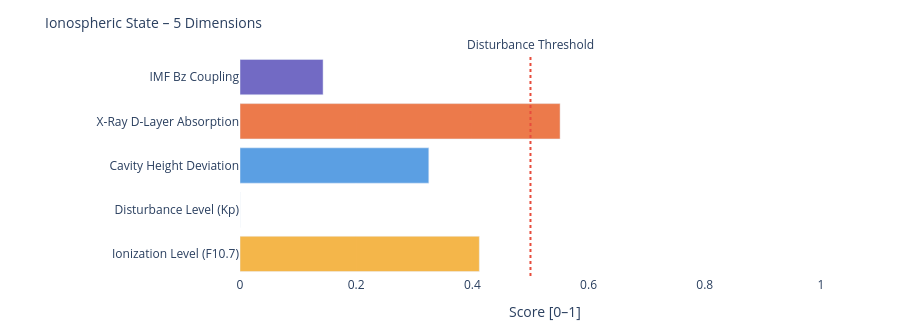

This figure's notebook cell:
### Markdown cell above
---
### 📐 Systemic Insight: Geometric Cavity vs. Real Schumann Resonance

**Relevant for:** Layer 6 = delta analysis &nbsp;|&nbsp; Layer 7 = feature vector / system interpretation

A cavity height change from 80 km to 70 km shifts the **idealized geometric frequencies** only minimally:

| Modus | Aktuell | Referenz | Δ |
|-------|---------|----------|---|
| SR-1 | 10.4762 Hz | 10.4599 Hz | +16 mHz |
| SR-2 | 18.1452 Hz | 18.1171 Hz | +28 mHz |
| SR-3 | 25.6612 Hz | 25.6215 Hz | +40 mHz |
| SR-4 | 33.1285 Hz | 33.0772 Hz | +51 mHz |

The geometric effect is limited because 10 km is very small compared to Earth's radius (~6371 km).

**Consequence:** Real Schumann deviations are likely driven more strongly by **conductivity, damping, day/night structure, lightning distribution and source geometry** than by pure cavity height.

---

**Layer 6 compares:**
```
geometric Δ from Layer 4  vs.  observed Δ from real Schumann measurement data
```

**Layer 7 Feature:**
```
If real Δ >> geometric Δ  →  non-geometric factors dominant
```

### Code cell
# ============================================================
# IONOSPHERIC STATE – Summary gauge
# Five dimensions: ionization, disturbance, cavity height, X-Ray, Bz coupling
# ============================================================

def norm(v, lo, hi):
    if v is None: return None
    return round(max(0.0, min(1.0, (v - lo) / (hi - lo))), 3)

# Ionization level (F10.7 → F2-Layer)
ioniz = norm(f107_val, 60, 250)

# Disturbance level (Kp → E/F-Layer irregularities)
disturb = norm(kp_val, 0, 9)

# Cavity height deviation from reference (80 km)
h_dev = norm(abs(h_eff - 80), 0, 20)

# X-Ray ionization (D-Layer absorption)
xray_ioniz = None
if xray_now is not None:
    xray_ioniz = norm(math.log10(max(xray_now, 1e-9)) + 9, 0, 5)

# Bz coupling (southward Bz → stronger magnetosphere-ionosphere coupling)
bz_coupling = norm(-(bz_now or 0), -5, 30) if bz_now is not None else None

dims = [
    ('Ionization Level (F10.7)',    ioniz,      '#F2A623'),
    ('Disturbance Level (Kp)',      disturb,    '#7F77DD'),
    ('Cavity Height Deviation',     h_dev,      '#378ADD'),
    ('X-Ray D-Layer Absorption',    xray_ioniz, '#E85D24'),
    ('IMF Bz Coupling',             bz_coupling,'#534AB7'),
]

fig = go.Figure()
for name, val, col in dims:
    if val is not None:
        h = int(val * 20)
        bar = '█' * h + '░' * (20 - h)
        label = f'{name}:  {bar}  {val:.3f}'
    else:
        label = f'{name}:  {"─" * 20}  n/a'
    fig.add_trace(go.Bar(
        x=[val if val is not None else 0],
        y=[name],
        orientation='h',
        marker_color=col, opacity=0.82,
        showlegend=False
    ))

fig.add_vline(x=0.5, line_dash='dot', line_color='#e74c3c',
              annotation_text='Disturbance Threshold', annotation_position='top')
fig.update_layout(
    title=dict(text='Ionospheric State – 5 Dimensions', font=dict(size=14)),
    xaxis=dict(title='Score [0–1]', range=[0, 1.05]),
    height=330, plot_bgcolor='rgba(0,0,0,0)', paper_bgcolor='rgba(0,0,0,0)',
    margin=dict(l=240, r=50, t=55, b=40)
)
fig.show()

print(f'\nIonospheric state:')
for name, val, _ in dims:
    print(f'  {name:<35} {val:.3f}' if val is not None else f'  {name:<35} n/a')

### Figure 1 — Plotly figure (JSON) as saved in the notebook; plotly's stock layout.template omitted (floating-point values rounded to 4 significant figures)
{"data": [{"marker": {"color": "#F2A623"}, "opacity": 0.82, "orientation": "h", "showlegend": false, "type": "bar", "x": [0.412], "y": ["Ionization Level (F10.7)"]}, {"marker": {"color": "#7F77DD"}, "opacity": 0.82, "orientation": "h", "showlegend": false, "type": "bar", "x": [0.0], "y": ["Disturbance Level (Kp)"]}, {"marker": {"color": "#378ADD"}, "opacity": 0.82, "orientation": "h", "showlegend": false, "type": "bar", "x": [0.325], "y": ["Cavity Height Deviation"]}, {"marker": {"color": "#E85D24"}, "opacity": 0.82, "orientation": "h", "showlegend": false, "type": "bar", "x": [0.551], "y": ["X-Ray D-Layer Absorption"]}, {"marker": {"color": "#534AB7"}, "opacity": 0.82, "orientation": "h", "showlegend": false, "type": "bar", "x": [0.143], "y": ["IMF Bz Coupling"]}], "layout": {"annotations": [{"showarrow": false, "text": "Disturbance Threshold", "x": 0.5, "xanchor": "center", "xref": "x", "y": 1, "yanchor": "bottom", "yref": "y domain"}], "height": 330, "margin": {"b": 40, "l": 240, "r": 50, "t": 55}, "paper_bgcolor": "rgba(0,0,0,0)", "plot_bgcolor": "rgba(0,0,0,0)", "shapes": [{"line": {"color": "#e74c3c", "dash": "dot"}, "type": "line", "x0": 0.5, "x1": 0.5, "xref": "x", "y0": 0, "y1": 1, "yref": "y domain"}], "title": {"font": {"size": 14}, "text": "Ionospheric State – 5 Dimensions"}, "xaxis": {"range": [0, 1.05], "title": {"text": "Score [0–1]"}}}}
